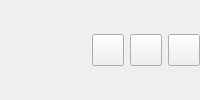
            <widget class="QWidget" name="page_editing">
             <layout class="QHBoxLayout" name="horizontalLayout_2">
              <property name="spacing">
               <number>0</number>
              </property>
              <property name="leftMargin">
               <number>0</number>
              </property>
              <property name="topMargin">
               <number>0</number>
              </property>
              <property name="rightMargin">
               <number>0</number>
              </property>
              <property name="bottomMargin">
               <number>0</number>
              </property>
              <item>
               <spacer name="horizontalSpacer_8">
                <property name="orientation">
                 <enum>Qt::Horizontal</enum>
                </property>
                <property name="sizeHint" stdset="0">
                 <size>
                  <width>29</width>
                  <height>20</height>
                 </size>
                </property>
               </spacer>
              </item>
              <item>
               <widget class="QPushButton" name="pBt_MoveToType">
                <property name="minimumSize">
                 <size>
                  <width>32</width>
                  <height>32</height>
                 </size>
                </property>
                <property name="maximumSize">
                 <size>
                  <width>32</width>
                  <height>32</height>
                 </size>
                </property>
                <property name="font">
                 <font>
                  <pointsize>9</pointsize>
                  <bold>true</bold>
                 </font>
                </property>
                <property name="styleSheet">
                 <string notr="true">
QPushButton
{	
	border-image: url(:/Skin/Images/Headphones/AllEdit/move-no.png);
}
QPushButton::hover
{	
	border-image: url(:/Skin/Images/Headphones/AllEdit/move-ho.png);
}</string>
                </property>
                <property name="text">
                 <string/>
                </property>
                <property name="checkable">
                 <bool>true</bool>
                </property>
                <property name="checked">
                 <bool>false</bool>
                </property>
               </widget>
              </item>
              <item>
               <spacer name="horizontalSpacer_7">
                <property name="orientation">
                 <enum>Qt::Horizontal</enum>
                </property>
                <property name="sizeType">
                 <enum>QSizePolicy::Fixed</enum>
                </property>
                <property name="sizeHint" stdset="0">
                 <size>
                  <width>6</width>
                  <height>20</height>
                 </size>
                </property>
               </spacer>
              </item>
              <item>
               <widget class="QPushButton" name="pBt_DelPlans">
                <property name="minimumSize">
                 <size>
                  <width>32</width>
                  <height>32</height>
                 </size>
                </property>
                <property name="maximumSize">
                 <size>
                  <width>32</width>
                  <height>32</height>
                 </size>
                </property>
                <property name="font">
                 <font>
                  <pointsize>9</pointsize>
                  <bold>true</bold>
                 </font>
                </property>
                <property name="styleSheet">
                 <string notr="true">
QPushButton
{	
	border-image: url(:/Skin/Images/Headphones/AllEdit/del-no.png);
}
QPushButton::hover
{	
	border-image: url(:/Skin/Images/Headphones/AllEdit/del-ho.png);
}</string>
                </property>
                <property name="text">
                 <string/>
                </property>
                <property name="checkable">
                 <bool>true</bool>
                </property>
                <property name="checked">
                 <bool>false</bool>
                </property>
               </widget>
              </item>
              <item>
               <spacer name="horizontalSpacer_6">
                <property name="orientation">
                 <enum>Qt::Horizontal</enum>
                </property>
                <property name="sizeType">
                 <enum>QSizePolicy::Fixed</enum>
                </property>
                <property name="sizeHint" stdset="0">
                 <size>
                  <width>6</width>
                  <height>20</height>
                 </size>
                </property>
               </spacer>
              </item>
              <item>
               <widget class="QPushButton" name="pBt_CancelEditType">
                <property name="minimumSize">
                 <size>
                  <width>32</width>
                  <height>32</height>
                 </size>
                </property>
                <property name="maximumSize">
                 <size>
                  <width>32</width>
                  <height>32</height>
                 </size>
                </property>
                <property name="font">
                 <font>
                  <pointsize>9</pointsize>
                  <bold>true</bold>
                 </font>
                </property>
                <property name="styleSheet">
                 <string notr="true">
QPushButton
{	
	border-image: url(:/Skin/Images/Headphones/Type/editType-ch.png);
}
QPushButton::hover
{	
	border-image: url(:/Skin/Images/Headphones/Type/editType-ch-ho.png);
}</string>
                </property>
                <property name="text">
                 <string/>
                </property>
                <property name="checkable">
                 <bool>true</bool>
                </property>
                <property name="checked">
                 <bool>false</bool>
                </property>
               </widget>
              </item>
             </layout>
            </widget>
